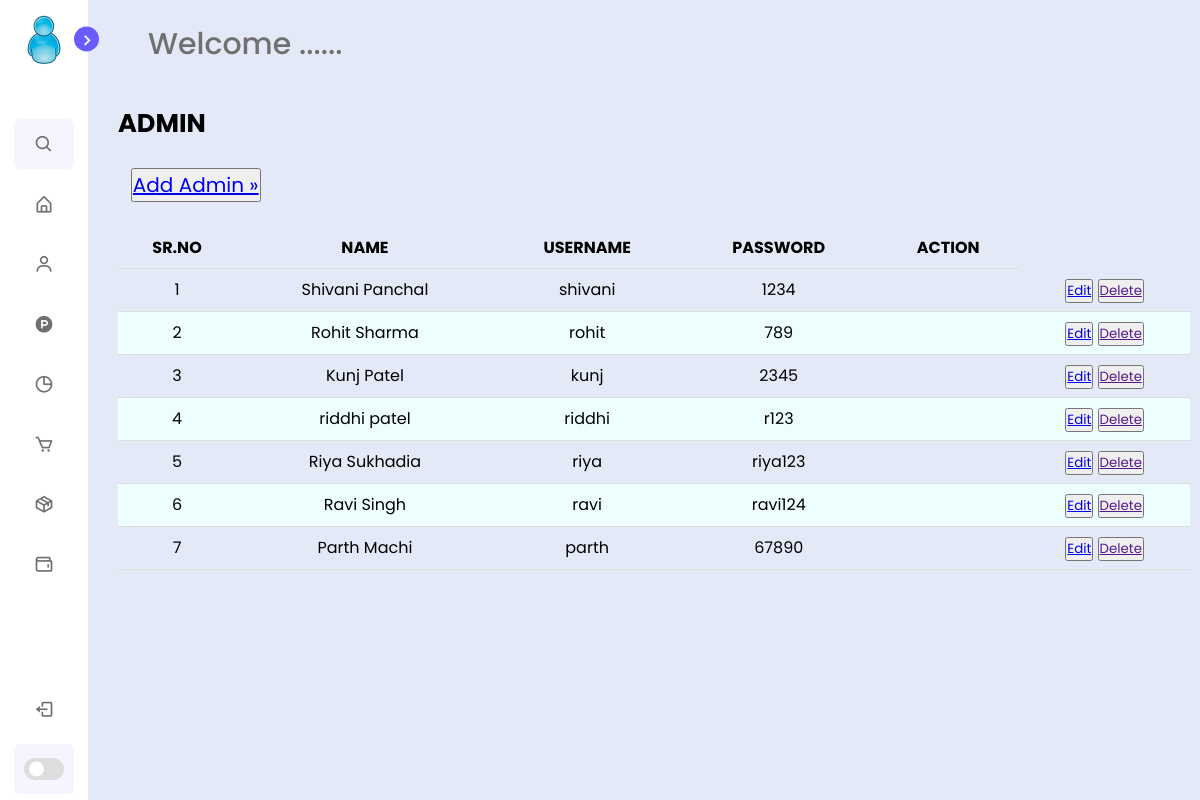
The app's page /admin.php, older data.
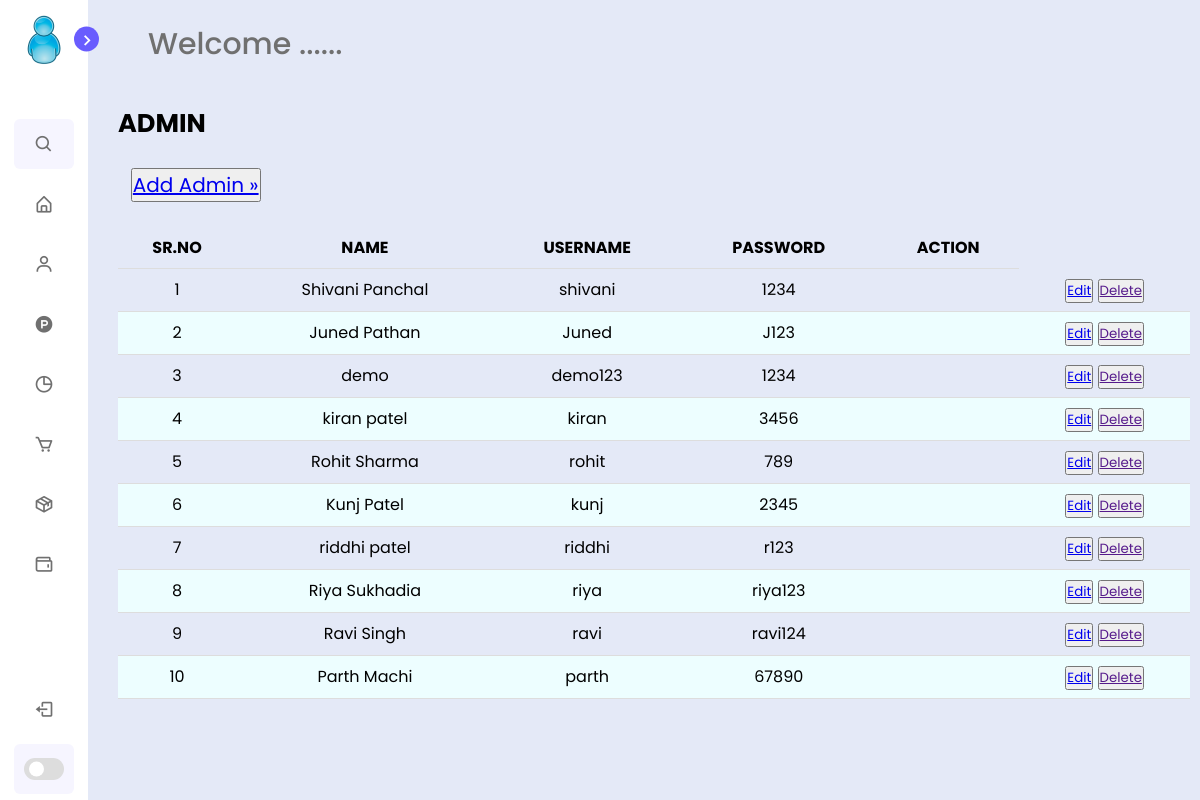
The same page, newer data.
### tables this page shows
CREATE TABLE `userdetails` (
  `id` int(6) NOT NULL,
  `name` varchar(255) NOT NULL,
  `username` varchar(255) NOT NULL,
  `password` varchar(255) NOT NULL,
  `role` int(6) NOT NULL
);

### admin.php (the view, shortened to what this page needs)
<?php
include_once ('./Database/mydb.php');
$result = mysqli_query($connection,"SELECT * FROM userdetails ORDER BY role ASC");
?>
<!DOCTYPE html>
<html lang="en">
    <head>
        <link rel="stylesheet" href="./css/mystyle.css">
        <link href='https://unpkg.com/boxicons@2.1.1/css/boxicons.min.css' rel='stylesheet'>
        <link rel="stylesheet" href="https://cdnjs.cloudflare.com/ajax/libs/font-awesome/4.7.0/css/font-awesome.min.css">
    </head>
    <body>
        <?php
        include './admin/asidebar.php';
        ?>
        <section class="home">
            <div class="text"> Welcome ...... </div>
                <div class="main">
                        &nbsp;&nbsp;&nbsp;<h2 class="title1">ADMIN</h2>
                        <br>
                        &nbsp;&nbsp;&nbsp;<button><a href="addadmin.php" style="font-size: 20px">
                                Add Admin &raquo;</a></button>
            <br><br>
            <div align="center">
                <table class="table">
                    <thead>
                        <th>SR.NO</th>
                        <th>NAME</th>
                        <th>USERNAME</th>
                        <th>PASSWORD</th>
                        <th>ACTION</th>
                    </thead>
                    <tbody>
                    <?php $counter=1;
                                    while($res = mysqli_fetch_array($result)){
                                        ?>
                                    <tr>
                                        <td> <?php echo $counter ?></td>
                                        <td> <?php echo $res['name'] ?></td>
                                        <td> <?php echo $res['username'] ?></td>
                                        <td> <?php echo $res['password'] ?></td>
                                        <td><?php if($res['role']==1){ }?></td>
                                         <td>
                                            <button>
                                                <a href="editadmin.php">
                                                            Edit</a>
                                            </button>
                                             <button>
                                                 <a href="">
                                                     Delete</a>
                                              </button>
                                         </td>
                            </tr> <?php $counter++; } ?>
          </tbody>
                </div>
            </div>
    </section>
</body>
</html>

Row changes from the older to the newer data that the page shows:
added userdetails: name "Juned Pathan", username "Juned", password "J123"
added userdetails: name "demo", username "demo123", password "1234"
added userdetails: name "kiran patel", username "kiran", password "3456"
